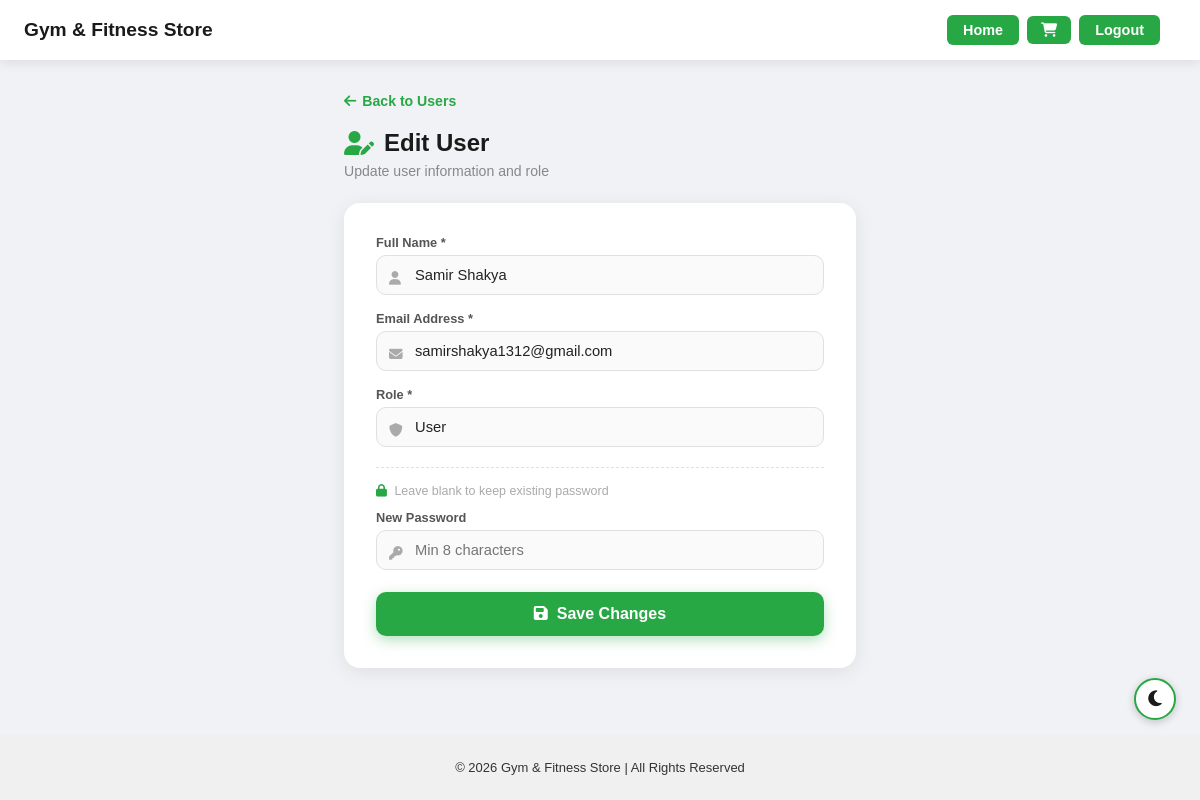
Screenshot of /admin/edit_user.php?id=5 (signed in) with the database file from the repository.
### tables this page shows
CREATE TABLE `users` (
  `id` int(11) NOT NULL,
  `name` varchar(100) NOT NULL,
  `email` varchar(100) NOT NULL,
  `password` varchar(255) NOT NULL,
  `role` enum('user','admin') DEFAULT 'user'
);

### admin/edit_user.php (the view, shortened to what this page needs)
<?php
include("../config/db.php");
$id = intval($_GET['id'] ?? 0);
$user = $conn->query("SELECT * FROM users WHERE id=$id")->fetch_assoc();
?>
<!DOCTYPE html><html lang="en"><head><meta charset="UTF-8"><meta name="viewport" content="width=device-width, initial-scale=1.0">
<link rel="stylesheet" href="../assets/style.css">
<link rel="stylesheet" href="https://cdnjs.cloudflare.com/ajax/libs/font-awesome/6.5.1/css/all.min.css">
</head><body class="light-mode">
<?php include("../includes/header.php"); ?>
<div class="admin-wrap">
    <a href="users.php" class="back-link"><i class="fa-solid fa-arrow-left"></i> Back to Users</a>
    <h2 class="page-title"><i class="fa-solid fa-user-pen"></i> Edit User</h2>
    <p class="page-sub">Update user information and role</p>
    <div class="form-card">
        <form method="POST" autocomplete="off">
            <div class="input-group"><label>Full Name *</label><i class="fa-solid fa-user field-icon"></i><input type="text" name="name" value="<?= htmlspecialchars($user['name']) ?>" required></div>
            <div class="input-group"><label>Email Address *</label><i class="fa-solid fa-envelope field-icon"></i><input type="email" name="email" value="<?= htmlspecialchars($user['email']) ?>" required></div>
            <div class="input-group"><label>Role *</label><i class="fa-solid fa-shield field-icon"></i>
                <select name="role">
                    <option value="user"  <?= $user['role']==='user' ?'selected':'' ?>>User</option>
                </select>
            </div>
            <hr class="section-divider">
            <p class="optional-label"><i class="fa-solid fa-lock" style="color:#28a745;margin-right:4px;"></i> Leave blank to keep existing password</p>
            <div class="input-group"><label>New Password</label><i class="fa-solid fa-key field-icon"></i><input type="password" name="new_password" placeholder="Min 8 characters"></div>
            <button type="submit" class="btn-submit"><i class="fa-solid fa-floppy-disk"></i> &nbsp;Save Changes</button>
        </form>
    </div>
</div>
<div class="mode-toggle-container"><button id="mode-toggle"><i class="fa-solid fa-moon"></i></button></div>
<?php include("../includes/footer.php"); ?>
</body></html>

### assets/style.css (style rules this page uses)
body, html { margin:0; padding:0; font-family: Arial, sans-serif; transition: background 0.3s, color 0.3s; }
a { text-decoration:none; }
button { cursor:pointer; }
body.light-mode { background:#f4f4f4; color:#222; }

### admin/edit_user.php (style rules this page uses)
*,*::before,*::after { box-sizing:border-box; }
body { margin:0;min-height:100vh;display:flex;flex-direction:column;font-family:'Arial',sans-serif;transition:background 0.3s,color 0.3s; }
body.light-mode { background:#f0f2f5;color:#222; }
.admin-wrap { flex:1;max-width:560px;margin:0 auto;width:100%;padding:32px 24px 60px; }
.page-title { font-size:1.5rem;font-weight:700;margin:0 0 6px;color:#1a1a1a;display:flex;align-items:center;gap:10px; }
.page-title i { color:#28a745; }
.page-sub { color:#888;font-size:0.88rem;margin:0 0 24px; }
.back-link { display:inline-flex;align-items:center;gap:6px;color:#28a745;text-decoration:none;font-size:0.88rem;font-weight:600;margin-bottom:20px; }
.form-card { background:#fff;border-radius:16px;box-shadow:0 4px 20px rgba(0,0,0,0.08);padding:32px; }
.input-group { position:relative;margin-bottom:16px; }
.input-group label { display:block;font-size:0.8rem;font-weight:600;color:#555;margin-bottom:5px; }
.input-group input,.input-group select { width:100%;padding:11px 14px 11px 38px;border:1.5px solid #e0e0e0;border-radius:10px;font-size:0.92rem;background:#fafafa;color:#222;outline:none;transition:border-color 0.2s,box-shadow 0.2s; }
.input-group select { appearance:none;cursor:pointer; }
.section-divider { border:none;border-top:1.5px dashed #e0e0e0;margin:20px 0 16px; }
.optional-label { font-size:0.78rem;color:#aaa;margin-bottom:12px; }
.btn-submit { width:100%;padding:13px;background:#28a745;color:#fff;border:none;border-radius:10px;font-size:1rem;font-weight:700;cursor:pointer;transition:background 0.3s,transform 0.15s;box-shadow:0 4px 14px rgba(40,167,69,0.35);margin-top:6px; }
.mode-toggle-container { position:fixed;bottom:80px;right:24px;z-index:999; }
#mode-toggle { font-size:18px;width:42px;height:42px;border-radius:50%;border:2px solid #28a745;background:#fff;color:#1a1a1a;cursor:pointer;display:flex;align-items:center;justify-content:center;transition:background 0.3s,color 0.3s,border-color 0.3s;box-shadow:0 2px 8px rgba(0,0,0,0.2); }

### rows the page displays
users: name "Samir Shakya", email "samirshakya1312@gmail.com", role "User"
